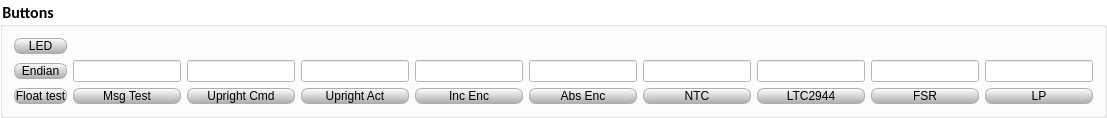
           <widget class="QGroupBox" name="groupBox_Buttons">
            <property name="font">
             <font>
              <family>Calibri</family>
              <pointsize>12</pointsize>
              <bold>true</bold>
             </font>
            </property>
            <property name="styleSheet">
             <string notr="true">background-color: rgb(255, 255, 255);</string>
            </property>
            <property name="title">
             <string>Buttons</string>
            </property>
            <layout class="QGridLayout" name="gridLayout_11">
             <item row="5" column="2">
              <widget class="QPushButton" name="pushButton_BTUprightCmd">
               <property name="font">
                <font>
                 <bold>false</bold>
                </font>
               </property>
               <property name="styleSheet">
                <string notr="true">background-color: qlineargradient(spread:pad, x1:0, y1:1, x2:0, y2:0, stop:0 rgba(171, 171, 171, 255), stop:1 rgba(255, 255, 255, 255));
border-style: solid;
border-color: rgb(173, 173, 173);
border-width: 1px;
border-radius: 7px;</string>
               </property>
               <property name="text">
                <string>Upright Cmd</string>
               </property>
              </widget>
             </item>
             <item row="5" column="8">
              <widget class="QPushButton" name="pushButton_BTFSR">
               <property name="font">
                <font>
                 <bold>false</bold>
                </font>
               </property>
               <property name="styleSheet">
                <string notr="true">background-color: qlineargradient(spread:pad, x1:0, y1:1, x2:0, y2:0, stop:0 rgba(171, 171, 171, 255), stop:1 rgba(255, 255, 255, 255));
border-style: solid;
border-color: rgb(173, 173, 173);
border-width: 1px;
border-radius: 7px;</string>
               </property>
               <property name="text">
                <string>FSR</string>
               </property>
              </widget>
             </item>
             <item row="2" column="0">
              <widget class="QPushButton" name="pushButton_BTLEDtest">
               <property name="font">
                <font>
                 <bold>false</bold>
                </font>
               </property>
               <property name="styleSheet">
                <string notr="true">background-color: qlineargradient(spread:pad, x1:0, y1:1, x2:0, y2:0, stop:0 rgba(171, 171, 171, 255), stop:1 rgba(255, 255, 255, 255));
border-style: solid;
border-color: rgb(173, 173, 173);
border-width: 1px;
border-radius: 7px;</string>
               </property>
               <property name="text">
                <string>LED</string>
               </property>
              </widget>
             </item>
             <item row="5" column="3">
              <widget class="QPushButton" name="pushButton_BTUprightAct">
               <property name="font">
                <font>
                 <bold>false</bold>
                </font>
               </property>
               <property name="styleSheet">
                <string notr="true">background-color: qlineargradient(spread:pad, x1:0, y1:1, x2:0, y2:0, stop:0 rgba(171, 171, 171, 255), stop:1 rgba(255, 255, 255, 255));
border-style: solid;
border-color: rgb(173, 173, 173);
border-width: 1px;
border-radius: 7px;</string>
               </property>
               <property name="text">
                <string>Upright Act</string>
               </property>
              </widget>
             </item>
             <item row="3" column="3">
              <widget class="QLineEdit" name="lineEdit_BTUprightAct">
               <property name="font">
                <font>
                 <bold>false</bold>
                </font>
               </property>
              </widget>
             </item>
             <item row="3" column="0">
              <widget class="QPushButton" name="pushButton_BTEndian">
               <property name="font">
                <font>
                 <bold>false</bold>
                </font>
               </property>
               <property name="styleSheet">
                <string notr="true">background-color: qlineargradient(spread:pad, x1:0, y1:1, x2:0, y2:0, stop:0 rgba(171, 171, 171, 255), stop:1 rgba(255, 255, 255, 255));
border-style: solid;
border-color: rgb(173, 173, 173);
border-width: 1px;
border-radius: 7px;</string>
               </property>
               <property name="text">
                <string>Endian</string>
               </property>
              </widget>
             </item>
             <item row="5" column="0">
              <widget class="QPushButton" name="pushButton_BTFloatTest">
               <property name="font">
                <font>
                 <bold>false</bold>
                </font>
               </property>
               <property name="styleSheet">
                <string notr="true">background-color: qlineargradient(spread:pad, x1:0, y1:1, x2:0, y2:0, stop:0 rgba(171, 171, 171, 255), stop:1 rgba(255, 255, 255, 255));
border-style: solid;
border-color: rgb(173, 173, 173);
border-width: 1px;
border-radius: 7px;</string>
               </property>
               <property name="text">
                <string>Float test</string>
               </property>
              </widget>
             </item>
             <item row="5" column="7">
              <widget class="QPushButton" name="pushButton_BTLTC2944">
               <property name="font">
                <font>
                 <bold>false</bold>
                </font>
               </property>
               <property name="styleSheet">
                <string notr="true">background-color: qlineargradient(spread:pad, x1:0, y1:1, x2:0, y2:0, stop:0 rgba(171, 171, 171, 255), stop:1 rgba(255, 255, 255, 255));
border-style: solid;
border-color: rgb(173, 173, 173);
border-width: 1px;
border-radius: 7px;</string>
               </property>
               <property name="text">
                <string>LTC2944</string>
               </property>
              </widget>
             </item>
             <item row="5" column="5">
              <widget class="QPushButton" name="pushButton_BTAbsEnc">
               <property name="font">
                <font>
                 <bold>false</bold>
                </font>
               </property>
               <property name="styleSheet">
                <string notr="true">background-color: qlineargradient(spread:pad, x1:0, y1:1, x2:0, y2:0, stop:0 rgba(171, 171, 171, 255), stop:1 rgba(255, 255, 255, 255));
border-style: solid;
border-color: rgb(173, 173, 173);
border-width: 1px;
border-radius: 7px;</string>
               </property>
               <property name="text">
                <string>Abs Enc</string>
               </property>
              </widget>
             </item>
             <item row="3" column="1">
              <widget class="QLineEdit" name="lineEdit_BTMsgTest">
               <property name="font">
                <font>
                 <bold>false</bold>
                </font>
               </property>
              </widget>
             </item>
             <item row="5" column="4">
              <widget class="QPushButton" name="pushButton_BTIncEnc">
               <property name="font">
                <font>
                 <bold>false</bold>
                </font>
               </property>
               <property name="styleSheet">
                <string notr="true">background-color: qlineargradient(spread:pad, x1:0, y1:1, x2:0, y2:0, stop:0 rgba(171, 171, 171, 255), stop:1 rgba(255, 255, 255, 255));
border-style: solid;
border-color: rgb(173, 173, 173);
border-width: 1px;
border-radius: 7px;</string>
               </property>
               <property name="text">
                <string>Inc Enc</string>
               </property>
              </widget>
             </item>
             <item row="5" column="6">
              <widget class="QPushButton" name="pushButton_BTNTC">
               <property name="font">
                <font>
                 <bold>false</bold>
                </font>
               </property>
               <property name="styleSheet">
                <string notr="true">background-color: qlineargradient(spread:pad, x1:0, y1:1, x2:0, y2:0, stop:0 rgba(171, 171, 171, 255), stop:1 rgba(255, 255, 255, 255));
border-style: solid;
border-color: rgb(173, 173, 173);
border-width: 1px;
border-radius: 7px;</string>
               </property>
               <property name="text">
                <string>NTC</string>
               </property>
              </widget>
             </item>
             <item row="5" column="9">
              <widget class="QPushButton" name="pushButton_BTLP">
               <property name="font">
                <font>
                 <bold>false</bold>
                </font>
               </property>
               <property name="styleSheet">
                <string notr="true">background-color: qlineargradient(spread:pad, x1:0, y1:1, x2:0, y2:0, stop:0 rgba(171, 171, 171, 255), stop:1 rgba(255, 255, 255, 255));
border-style: solid;
border-color: rgb(173, 173, 173);
border-width: 1px;
border-radius: 7px;</string>
               </property>
               <property name="text">
                <string>LP</string>
               </property>
              </widget>
             </item>
             <item row="3" column="4">
              <widget class="QLineEdit" name="lineEdit_BTIncEnc">
               <property name="font">
                <font>
                 <bold>false</bold>
                </font>
               </property>
              </widget>
             </item>
             <item row="5" column="1">
              <widget class="QPushButton" name="pushButton_BTMsgTest">
               <property name="font">
                <font>
                 <bold>false</bold>
                </font>
               </property>
               <property name="styleSheet">
                <string notr="true">background-color: qlineargradient(spread:pad, x1:0, y1:1, x2:0, y2:0, stop:0 rgba(171, 171, 171, 255), stop:1 rgba(255, 255, 255, 255));
border-style: solid;
border-color: rgb(173, 173, 173);
border-width: 1px;
border-radius: 7px;</string>
               </property>
               <property name="text">
                <string>Msg Test</string>
               </property>
              </widget>
             </item>
             <item row="3" column="2">
              <widget class="QLineEdit" name="lineEdit_BTUprightCmd">
               <property name="font">
                <font>
                 <bold>false</bold>
                </font>
               </property>
              </widget>
             </item>
             <item row="3" column="5">
              <widget class="QLineEdit" name="lineEdit_BTAbsEnc">
               <property name="font">
                <font>
                 <bold>false</bold>
                </font>
               </property>
              </widget>
             </item>
             <item row="3" column="6">
              <widget class="QLineEdit" name="lineEdit_BTNTC">
               <property name="font">
                <font>
                 <bold>false</bold>
                </font>
               </property>
              </widget>
             </item>
             <item row="3" column="7">
              <widget class="QLineEdit" name="lineEdit_BTLTC2944">
               <property name="font">
                <font>
                 <bold>false</bold>
                </font>
               </property>
              </widget>
             </item>
             <item row="3" column="8">
              <widget class="QLineEdit" name="lineEdit_BTFSR">
               <property name="font">
                <font>
                 <bold>false</bold>
                </font>
               </property>
              </widget>
             </item>
             <item row="3" column="9">
              <widget class="QLineEdit" name="lineEdit_BTLP">
               <property name="font">
                <font>
                 <bold>false</bold>
                </font>
               </property>
              </widget>
             </item>
            </layout>
           </widget>
